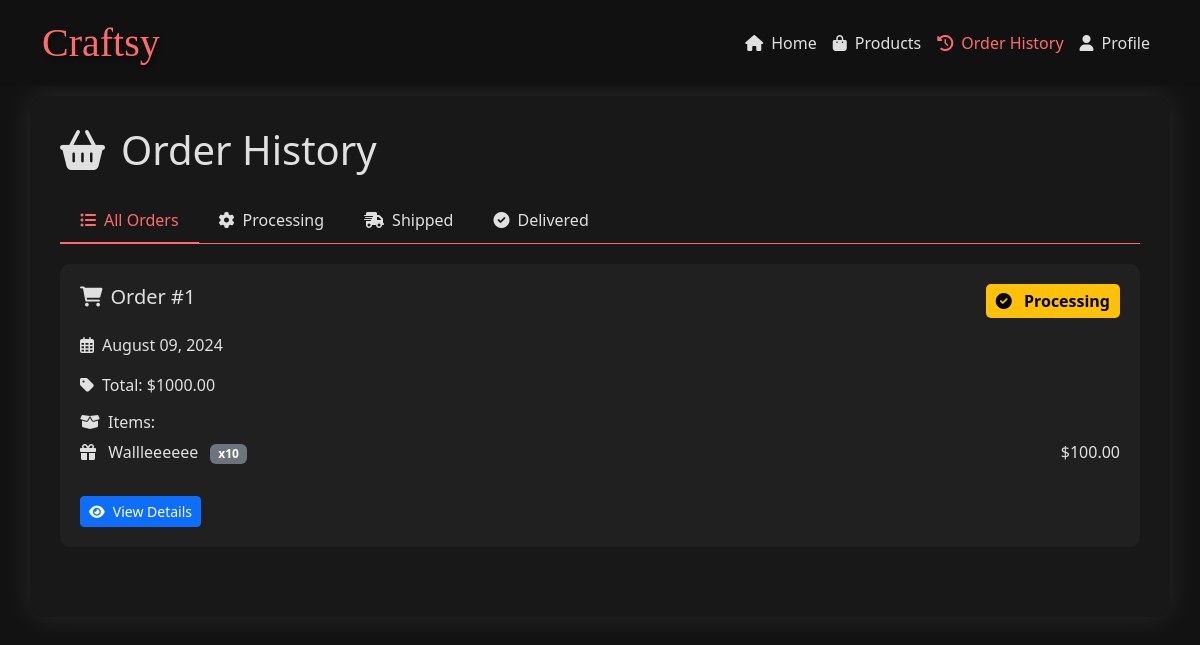
The page /order-history/ (signed in) on the database as committed earlier.
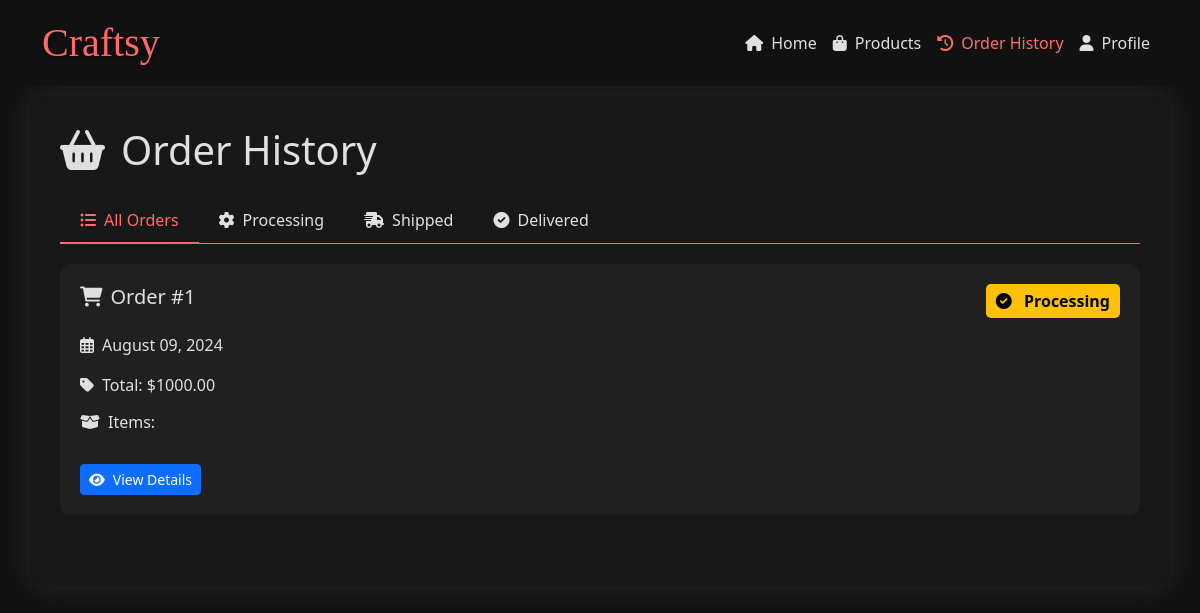
The same page on the database as committed later.
### accounts/models.py (models this page shows, shortened)
class Order(models.Model):
    STATUS_CHOICES = (
        ('processing', 'Processing'),
        ('shipped', 'Shipped'),
        ('delivered', 'Delivered'),
    )
    user = models.ForeignKey(User, on_delete=models.CASCADE, related_name='orders')
    created_at = models.DateTimeField(auto_now_add=True)
    status = models.CharField(max_length=20, choices=STATUS_CHOICES, default='processing')
    total_price = models.DecimalField(max_digits=10, decimal_places=2)

class OrderItem(models.Model):
    order = models.ForeignKey(Order, on_delete=models.CASCADE, related_name='items')
    product = models.ForeignKey(Product, on_delete=models.CASCADE)
    quantity = models.PositiveIntegerField(default=1)
    price = models.DecimalField(max_digits=10, decimal_places=2)

class Product(models.Model):
    CATEGORY_CHOICES = [
        ('jewelry', 'Jewelry'),
        ('pottery', 'Pottery'),
        ('woodworking', 'Woodworking'),
        ('painting', 'Painting'),
    ]
    name = models.CharField(max_length=200)
    description = models.TextField()
    price = models.DecimalField(max_digits=10, decimal_places=2)
    category = models.ForeignKey(Category, on_delete=models.CASCADE, related_name='products')
    inventory = models.PositiveIntegerField()
    artisan = models.ForeignKey(Artisan, on_delete=models.CASCADE, related_name='products')
    created_at = models.DateTimeField(auto_now_add=True)
    updated_at = models.DateTimeField(auto_now=True)

### accounts/views.py (the view)
# urls.py: path('order-history/', views.order_history, name='order_history'),
@login_required
def order_history(request):
    orders = Order.objects.filter(user=request.user).order_by('-created_at')
    processing_orders = orders.filter(status='processing')
    shipped_orders = orders.filter(status='shipped')
    delivered_orders = orders.filter(status='delivered')
    context = {
        'orders': orders,
        'processing_orders': processing_orders,
        'shipped_orders': shipped_orders,
        'delivered_orders': delivered_orders,
    }
    return render(request, 'order_history.html', context)

### templates/order_history.html (shortened to what this page needs)
<!DOCTYPE html>
<html lang="en">
<head>
    <link href="https://cdn.jsdelivr.net/npm/bootstrap@5.3.0/dist/css/bootstrap.min.css" rel="stylesheet">
    <link rel="stylesheet" href="https://cdnjs.cloudflare.com/ajax/libs/font-awesome/6.0.0-beta3/css/all.min.css">
</head>
<body>
    <nav class="navbar navbar-expand-lg navbar-dark fixed-top">
        <div class="container">
            <a class="navbar-brand" href="{% url 'home' %}">Craftsy</a>
            <div class="collapse navbar-collapse" id="navbarNav">
                <ul class="navbar-nav ms-auto">
                    <li class="nav-item">
                        <a class="nav-link" href="{% url 'home' %}"><i class="fas fa-home me-2"></i>Home</a>
                    </li>
                    <li class="nav-item">
                        <a class="nav-link" href="{% url 'products' %}"><i class="fas fa-shopping-bag me-2"></i>Products</a>
                    </li>
                    <li class="nav-item">
                        <a class="nav-link active" href="{% url 'order_history' %}"><i class="fas fa-history me-2"></i>Order History</a>
                    </li>
                    <li class="nav-item">
                        <a class="nav-link" href="{% url 'profile' %}"><i class="fas fa-user me-2"></i>Profile</a>
                    </li>
                </ul>
            </div>
        </div>
    </nav>
    <div class="container order-history-container">
        <h1 class="mb-4"><i class="fas fa-shopping-basket me-3"></i>Order History</h1>
        <ul class="nav nav-tabs" id="orderTabs" role="tablist">
            <li class="nav-item" role="presentation">
                <button class="nav-link active" id="all-tab" data-bs-toggle="tab" data-bs-target="#all" type="button" role="tab" aria-controls="all" aria-selected="true"><i class="fas fa-list-ul me-2"></i>All Orders</button>
            </li>
            <li class="nav-item" role="presentation">
                <button class="nav-link" id="processing-tab" data-bs-toggle="tab" data-bs-target="#processing" type="button" role="tab" aria-controls="processing" aria-selected="false"><i class="fas fa-cog me-2"></i>Processing</button>
            </li>
            <li class="nav-item" role="presentation">
                <button class="nav-link" id="shipped-tab" data-bs-toggle="tab" data-bs-target="#shipped" type="button" role="tab" aria-controls="shipped" aria-selected="false"><i class="fas fa-shipping-fast me-2"></i>Shipped</button>
            </li>
            <li class="nav-item" role="presentation">
                <button class="nav-link" id="delivered-tab" data-bs-toggle="tab" data-bs-target="#delivered" type="button" role="tab" aria-controls="delivered" aria-selected="false"><i class="fas fa-check-circle me-2"></i>Delivered</button>
            </li>
        </ul>
        <div class="tab-content" id="orderTabsContent">
            <div class="tab-pane fade show active" id="all" role="tabpanel" aria-labelledby="all-tab">
                {% for order in orders %}
                    {% include 'order_card.html' with order=order %}
                {% empty %}
                    <p class="empty-message"><i class="fas fa-exclamation-circle me-2"></i>No orders found.</p>
                {% endfor %}
            </div>
        </div>
    </div>
</body>
</html>

### templates/order_card.html
<div class="order-card">
    <div class="order-header">
        <h5><i class="fas fa-shopping-cart me-2"></i>Order #{{ order.id }}</h5>
        <span class="order-status status-{{ order.status|lower }}">
            <i class="fas fa-{% if order.status == 'Processing' %}cog{% elif order.status == 'Shipped' %}shipping-fast{% else %}check-circle{% endif %} me-2"></i>
            {{ order.get_status_display }}
        </span>
    </div>
    <div class="order-info">
        <p><i class="far fa-calendar-alt me-2"></i>{{ order.created_at|date:"F d, Y" }}</p>
        <p><i class="fas fa-tag me-2"></i>Total: ${{ order.total_price }}</p>
    </div>
    <div class="order-items">
        <h6><i class="fas fa-box-open me-2"></i>Items:</h6>
        <ul class="list-unstyled">
            {% for item in order.items.all %}
                <li>
                    <i class="fas fa-gift me-2"></i>
                    {{ item.product.name }}
                    <span class="badge bg-secondary ms-2">x{{ item.quantity }}</span>
                    <span class="float-end">${{ item.price }}</span>
                </li>
            {% endfor %}
        </ul>
    </div>
    <a href="{% url 'order_detail' order.id %}" class="btn btn-primary btn-sm mt-3">
        <i class="fas fa-eye me-2"></i>View Details
    </a>
</div>

Rows that differ between the two databases and show on the page:
removed OrderItem: product.name "Wallleeeeee", quantity "10", price "100.00"
